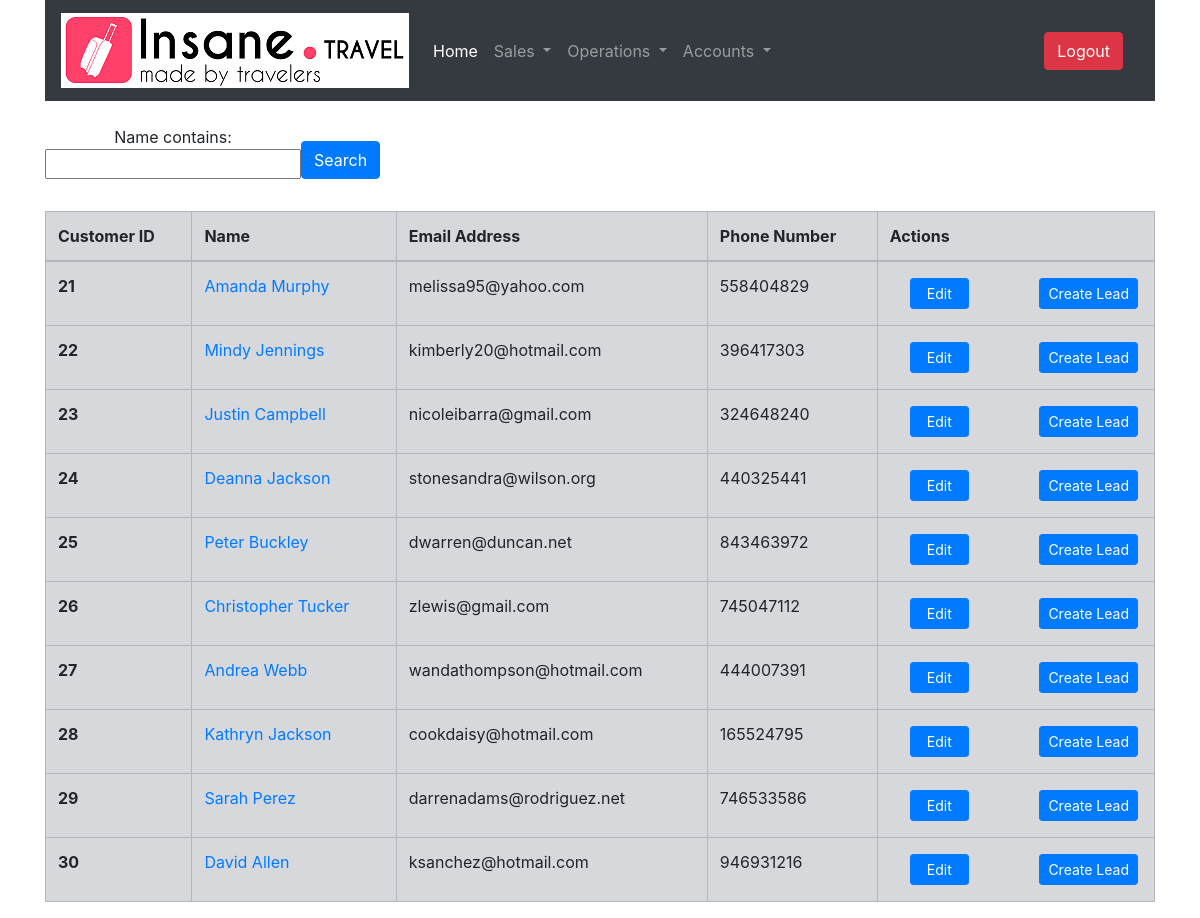
The page /sales/customer/list/ (signed in) on the database as committed earlier.
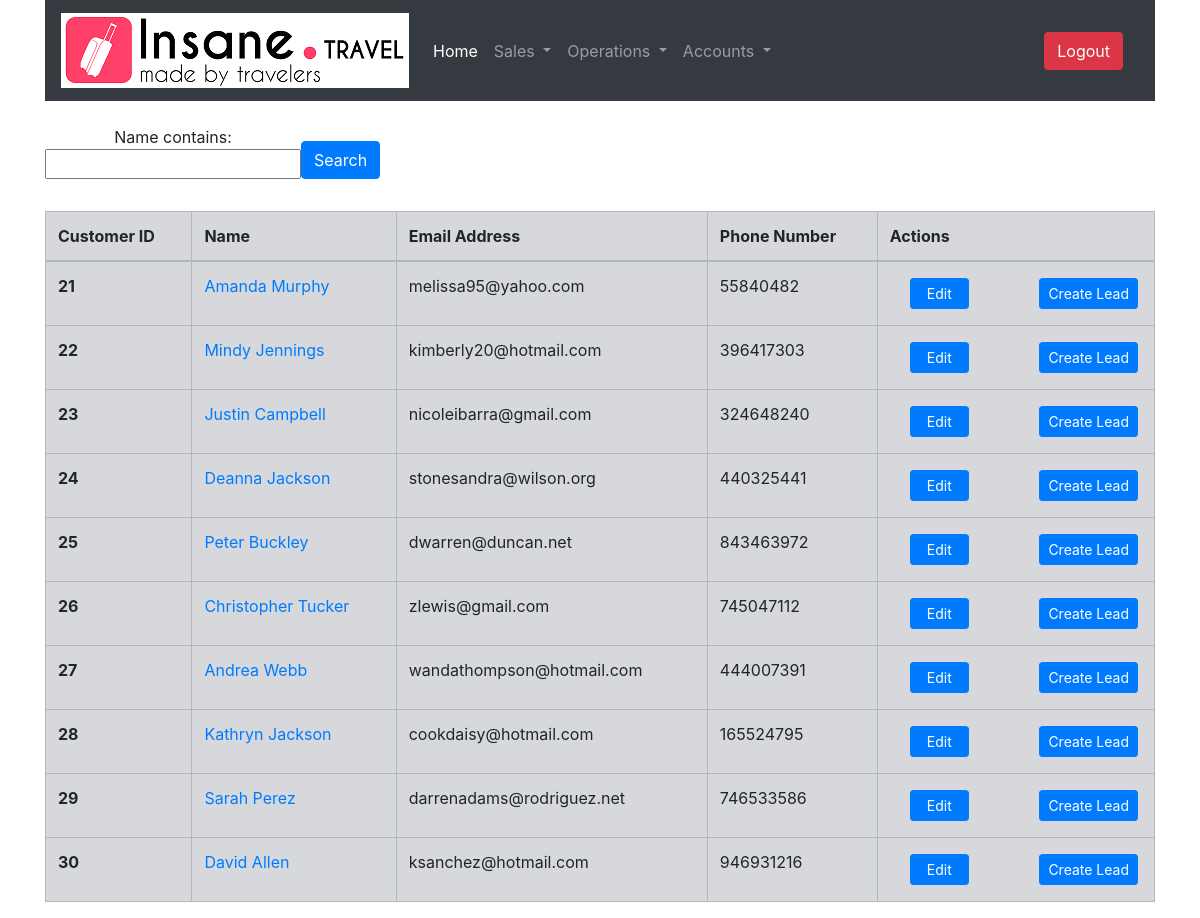
The same page on the database as committed later.
### SalesApp/models.py (models this page shows, shortened)
class Customer(models.Model):
    name = models.CharField(max_length=256)
    email = models.EmailField(unique=True)
    phone = models.PositiveIntegerField()

### SalesApp/views.py (the view)
# urls.py: path('customer/list/',views.CustomerListView.as_view(),name='customer_list'),
class CustomerListView(LoginRequiredMixin,FilterView):
    template_name = 'SalesApp/customer_list.html'
    paginate_by = 10
    form_class = CustomerForm
    filterset_class = CustomerFilter
    ordering = ['id']

### SalesApp/templatetags/my_extras.py (called while the page is built)
@register.filter(name='has_group')
def has_group(user, group_name):
    group = Group.objects.get(name=group_name)
    return True if group in user.groups.all() else False

### SalesApp/templates/SalesApp/customer_list.html (shortened to what this page needs)
{% extends 'base_staff.html' %}
{% load static %}
{% load bootstrap4 %}
{% load bootstrap_pagination %}
{% load my_extras %}
{% block content %}
<div class="container">
  <br>
  <form class="form-group form-inline" method="get">
      {{filter.form.as_p}}
      <input class="btn btn-primary" type="submit" value='Search' />
  </form>
  <table class="table table-bordered table-hover table-secondary">
  <thead>
    <tr>
      <th scope="col">Customer ID</th>
      <th scope="col">Name</th>
      <th scope="col">Email Address</th>
      <th scope="col">Phone Number</th>
      {%if user|has_group:'Sales' or user.is_superuser%}<th scope="col">Actions</th>{% endif %}
    </tr>
  </thead>
  <tbody>
    {% for customer in object_list %}
      <tr>
        <th scope="row">{{ customer.id }}</th>
        <td><a href="{% url 'SalesApp:customer_detail' pk=customer.pk %}">{{ customer.name }}</a></td>
        <td>{{ customer.email }}</td>
        <td>{{ customer.phone }}</td>
        {%if user|has_group:'Sales' or user.is_superuser%}
        <td class="w-25 p-3">
          <button type="button" class=" customer-update btn btn-primary btn-sm float-left px-3 mx-3" data-id="{% url 'SalesApp:customer_update' customer.pk %}">Edit</button>
          <form method="GET" action="{% url 'SalesApp:lead_create' %}">
              <button class="btn btn-primary btn-sm float-right" type="submit">Create Lead</button>
          </form>
        </td>
        {% endif %}
      </tr>
    {% endfor %}
    </tbody>
  </table>
</div>
{% endblock %}

Rows that differ between the two databases and show on the page:
changed Customer "Amanda Murphy": phone "558404829" → "55840482"
